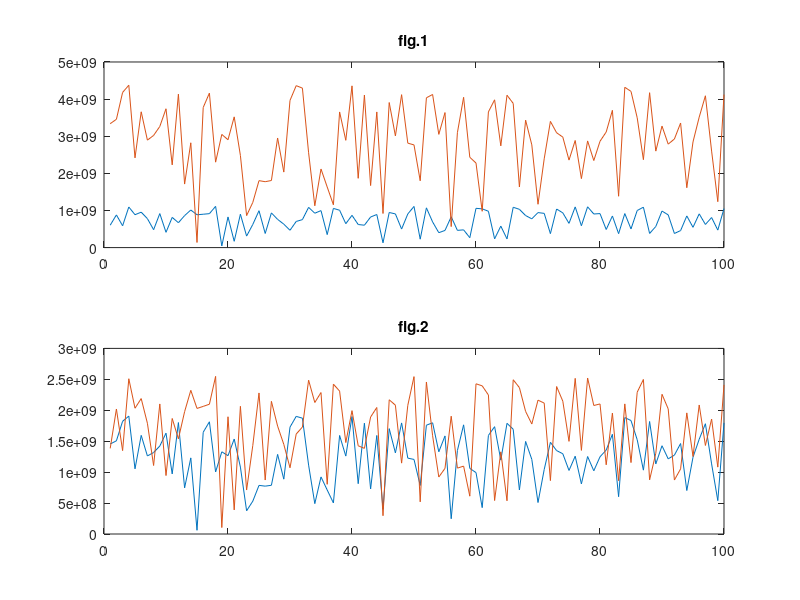
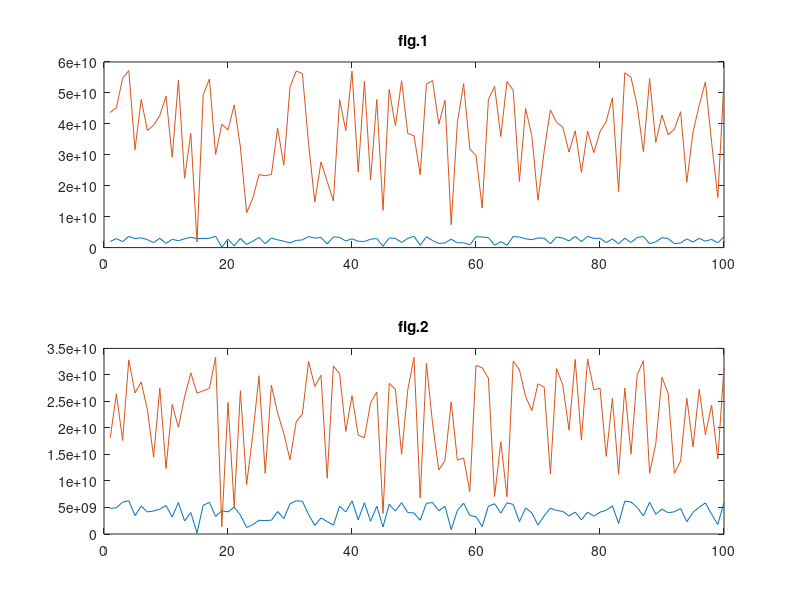
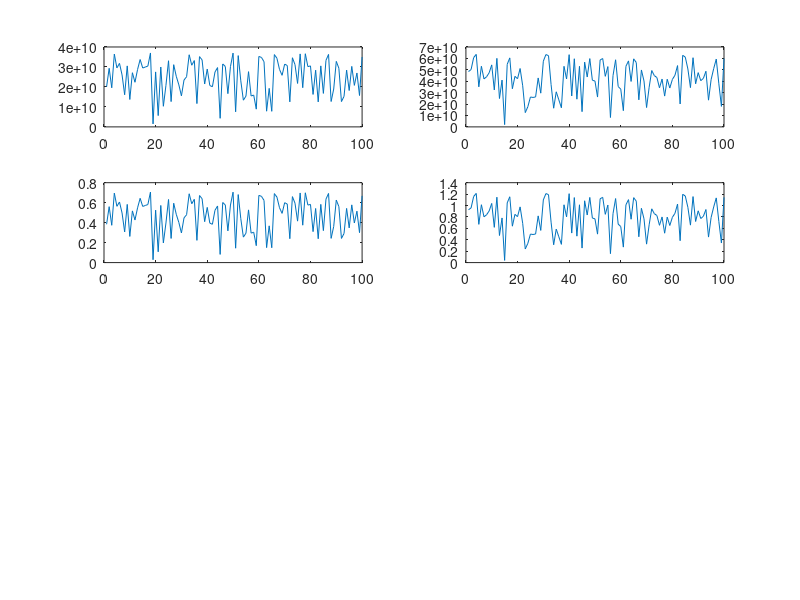

MATLAB code for these plots, in order:
clc;
clear all;
f=6e+09 %frequency 6GHz
c=3e+08 %speed of light
d=0.01 %distances between receive attennas 0.01m
n=[1 2] %receive attennas
angle=linspace(0,pi/2,4) %transmit attennas' angle alpha
s=sin(angle.') %transmit attennas
j=sqrt(-1)
E1=(0+0.5)*rand(100,1)
E2=(0.5+1)*rand(100,1)

for j=1:2
    for i=1:2
    A(i,j)=2.*pi.*f.*(n(i)).*d.*s(j+1)/c %phase delay
    B(i,j)=(4.*pi.*f.*d.*(n(i))*s(j+1))/c.^2 %amplitude delay
    i=i+1
    end
    j=j+1
end

for k=1:2
    figure(k)
    subplot(2,1,1); plot(sqrt(E1).*exp(j.*A(k,1))./(B(k,1))) %E1 from A received by C/D at t1
    hold on
    plot(sqrt(E2).*exp(j.*A(k,2))./(B(k,2))); title('fig.1') %E2 from B received by C/D at t1
    hold off
    subplot(2,1,2); plot(sqrt(E2).*exp(j.*A(k,1))./(B(k,1))) %E2 from A received by C/D at t2
    hold on
    plot(sqrt(E1).*exp(j.*A(k,2))./(B(k,2))); title('fig.2') %E1 from B received by C/D at t2
    hold off
end
figure(3)
subplot(4,2,1); plot(sqrt(E1).*exp(j.*A(k,1))./(B(k,1))+sqrt(E1).*exp(j.*A(k,2))./(B(k,2))) %received signal E1
subplot(4,2,2); plot(sqrt(E2).*exp(j.*A(k,2))./(B(k,2))+sqrt(E2).*exp(j.*A(k,1))./(B(k,1))) %received signal E2
subplot(4,2,3); plot(sqrt(E1))
subplot(4,2,4); plot(sqrt(E2))